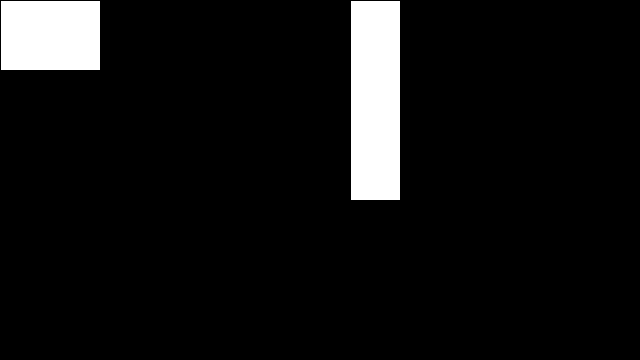
Frame 1 (no input)
Frame 60 (the mouse pressed at the canvas centre just before this capture): identical to frame 1, image omitted
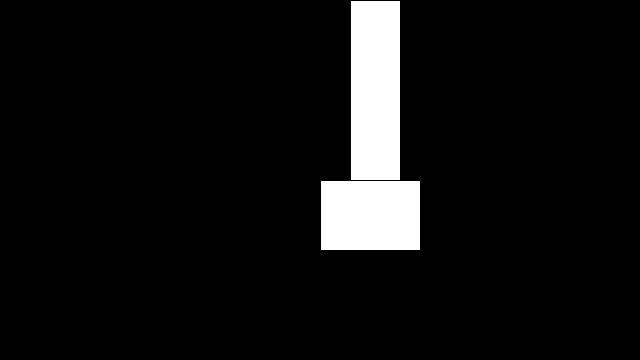
Frame 120 (the mouse held since frame 60 and released just before this capture)

The Processing sketch that drew these frames (run headless with seeded random() and noise(); from frame 60 on, the mouse is pressed at the canvas centre):

// Processing sketch: figuring_collision
// ── figuring_collision.pde
void setup() {
   size(640,360);
   
}

void draw(){
  
background(0);
fill(255);

rect(350,0,50,200);
 rect(mouseX,mouseY, 100,70);
 float d = dist(mouseX+100, 0, 350,0);
println(mouseX+100);
println(d);
if(d == 0 && mouseY<200){
    println("TOuching");
  
 } else {
  println("away"); 
}
}
